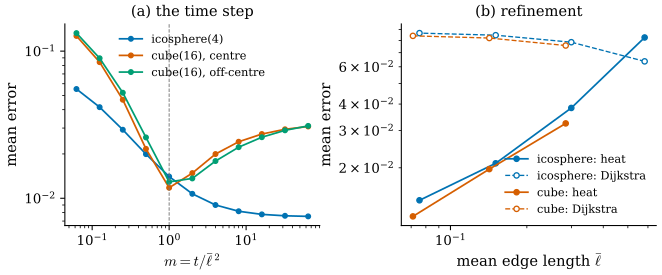

This chart was generated by the following Python code:
"""Figure 44.6.2: accuracy of the heat method: time step and refinement (Section 44.6, Examples 44.6.10, 44.6.11).

(a) area-weighted mean error of phi against m = t / (mean edge length)^2 (m = 1/16 ... 64): icosphere(4) from the
    north-pole vertex (exact: arccos), unit_cube(16) from the bottom centre (0.5, 0.5, 0) and from (0.1875, 0.3125, 0)
    (exact: unfolding, ch44.cube_distance_vec). Mixed Voronoi mass.
(b) mean error against the mean edge length for icosphere(1..4) and unit_cube(4, 8, 16) (centre source): heat method
    with m = 1 (filled) and Dijkstra (open).
Self-checks: on the cube the error is smallest at m = 1 among the sampled m; on the icosphere it decreases with m;
the heat-method error decreases under refinement while the Dijkstra error does not.

Run from the project root: PYTHONPATH=tools python3 chapters/44-discrete-geodesics/figures/fig-44-6-2-accuracy.py
"""

import pathlib
import sys

import dgmesh as dm
import dgfig

dgfig.setup()
import matplotlib.pyplot as plt  # noqa: E402
import numpy as np  # noqa: E402

sys.path.insert(0, str(pathlib.Path(__file__).resolve().parents[1] / "lib"))
import ch44  # noqa: E402

col = dgfig.COLORS


def mean_err(phi, ex, m):
    return float(m @ np.abs(phi - ex) / m.sum())


cases = []
V, F = dm.icosphere(4)
s = int(np.argmax(V[:, 2]))
cases.append(("icosphere(4)", V, F, s, np.arccos(np.clip(V @ V[s], -1, 1)), col["tangent"]))
Vc, Fc = ch44.unit_cube(16)
for pt, c_, lab in (([0.5, 0.5, 0], col["normal"], "cube(16), centre"), ([0.1875, 0.3125, 0], col["third"], "cube(16), off-centre")):
    sc = int(np.argmin(np.linalg.norm(Vc - pt, axis=1)))
    cases.append((lab, Vc, Fc, sc, ch44.cube_distance_vec(Vc[sc], Vc)[0], c_))
ms = 2.0 ** np.arange(-4, 7)
fig, (axa, axb) = plt.subplots(1, 2, figsize=(7.0, 3.0))
res = {}
for lab, V_, F_, s_, ex, c_ in cases:
    errs = [mean_err(ch44.HeatMethod(V_, F_, m_t=mm).distance(s_), ex, dm.mass_voronoi(V_, F_)) for mm in ms]
    res[lab] = errs
    axa.loglog(ms, errs, "o-", color=c_, lw=1.3, ms=3.5, label=lab)
assert np.argmin(res["cube(16), centre"]) == list(ms).index(1.0)
assert all(np.diff(res["icosphere(4)"][:8]) < 0)
axa.axvline(1.0, color=col["aux"], lw=0.7, ls="--")
axa.set_xlabel(r"$m = t/\bar\ell^{\,2}$")
axa.set_ylabel("mean error")
axa.legend(frameon=False, fontsize=8.5, loc="upper center")
axa.spines[["top", "right"]].set_visible(False)
axa.set_title("(a) the time step", fontsize=11)
print("mean errors at m = 1:", {k: round(v[list(ms).index(1.0)], 4) for k, v in res.items()})

rows = []
for lev in (1, 2, 3, 4):
    V, F = dm.icosphere(lev)
    s = int(np.argmax(V[:, 2]))
    ex = np.arccos(np.clip(V @ V[s], -1, 1))
    rows.append(("ico", ch44.mean_edge_length(V, F), mean_err(ch44.HeatMethod(V, F).distance(s), ex, dm.mass_voronoi(V, F)),
                 mean_err(ch44.dijkstra(V, F, s)[0], ex, dm.mass_voronoi(V, F))))
for n in (4, 8, 16):
    V, F = ch44.unit_cube(n)
    s = int(np.argmin(np.linalg.norm(V - [0.5, 0.5, 0], axis=1)))
    ex = ch44.cube_distance_vec(V[s], V)[0]
    rows.append(("cube", ch44.mean_edge_length(V, F), mean_err(ch44.HeatMethod(V, F).distance(s), ex, dm.mass_voronoi(V, F)),
                 mean_err(ch44.dijkstra(V, F, s)[0], ex, dm.mass_voronoi(V, F))))
for kind, c_ in (("ico", col["tangent"]), ("cube", col["normal"])):
    R = np.array([r[1:] for r in rows if r[0] == kind])
    axb.loglog(R[:, 0], R[:, 1], "o-", color=c_, lw=1.3, ms=4, label=f"{'icosphere' if kind == 'ico' else 'cube'}: heat")
    axb.loglog(R[:, 0], R[:, 2], "o--", color=c_, lw=1.0, ms=4, mfc="white", label=f"{'icosphere' if kind == 'ico' else 'cube'}: Dijkstra")
    assert all(np.diff(R[:, 1][::-1]) > 0) or kind == "ico" and all(np.diff(R[1:, 1][::-1]) > 0)
    assert R[:, 2].min() > 0.05
axb.set_xlabel(r"mean edge length $\bar\ell$")
axb.set_ylabel("mean error")
axb.legend(frameon=False, fontsize=8.5, loc="lower right")
axb.spines[["top", "right"]].set_visible(False)
axb.set_title("(b) refinement", fontsize=11)
print("refinement rows:", [(k, round(a, 4), round(b, 4), round(c, 4)) for k, a, b, c in rows])
fig.subplots_adjust(left=0.1, right=0.98, top=0.88, bottom=0.18, wspace=0.32)
dgfig.save(fig, __file__)
